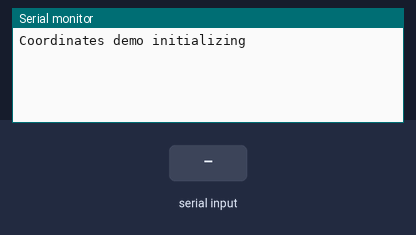
Bench run of a sketch on a simulated Arduino Uno, built with avr-gcc and run on an emulated ATmega328P. On the bench: the last lines printed to the serial monitor. Inputs (shaded band) come from the test bench.

Above: at 1.2 s.
1.3 s: "90 45\n" received over the second serial link
At 2.0 s:
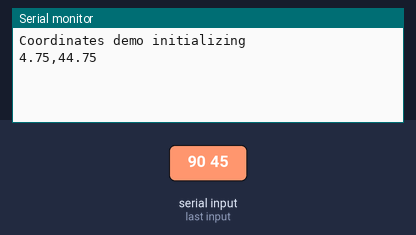
2.8 s: "30 150\n" received over the second serial link
At 3.1 s:
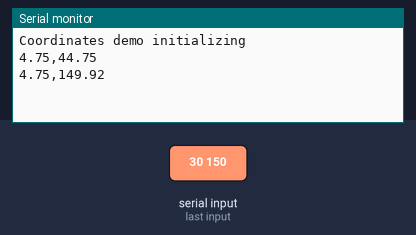

Measured:
- after the input at 1.3 s, the serial monitor: prints a new line at once (image 1)
- after the input at 2.8 s, the serial monitor: prints a new line at once (image 2)

The sketch:

x-y-print-demo.ino
```cpp
#include <NeoSWSerial.h>

const int rxPin = A4;
const int txPin = A5;

const float x0 = 9.5;

float r1 = 0;
float r2 = 0;

float posX = 0;
float posY = 0;

NeoSWSerial ser(rxPin, txPin);

String receivedMessage = "";
String receivedCommand = "";
String receivedToName = "";
String receivedFromName = "";
String receivedDetails = "";

void setup() {
  // put your setup code here, to run once:
  Serial.begin(9600);
  ser.begin(9600);
  ser.listen();

  Serial.println("Coordinates demo initializing");
}

void loop() {
  // put your main code here, to run repeatedly:
  if(ser.available()) {
    char letter = ser.read();
    if(letter == '\n') {
      receivedMessage += '\n';

      int endIndex = receivedMessage.indexOf(' ');
      receivedCommand = receivedMessage.substring(0, endIndex);
      receivedMessage = receivedMessage.substring(endIndex+1);

      endIndex = receivedMessage.indexOf(' ');
      receivedToName = receivedMessage.substring(0, endIndex);
      receivedMessage = receivedMessage.substring(endIndex+1);

      endIndex = receivedMessage.indexOf(' ');
      receivedFromName = receivedMessage.substring(0, endIndex);
      receivedDetails = receivedMessage.substring(endIndex+1);

      endIndex = receivedDetails.indexOf(',');
      r1 = receivedDetails.substring(0, endIndex).toFloat();
      r2 = receivedDetails.substring(endIndex+1).toFloat();

      posX = (x0*x0 - r2*r2 + r1*r1)/(2*x0);
      posY = sqrt(r1*r1 - posX*posX);

      Serial.print(posX);
      Serial.print(",");
      Serial.println(posY);

      receivedMessage = "";
    } else {
      receivedMessage += letter;
    }
  }
}
```
